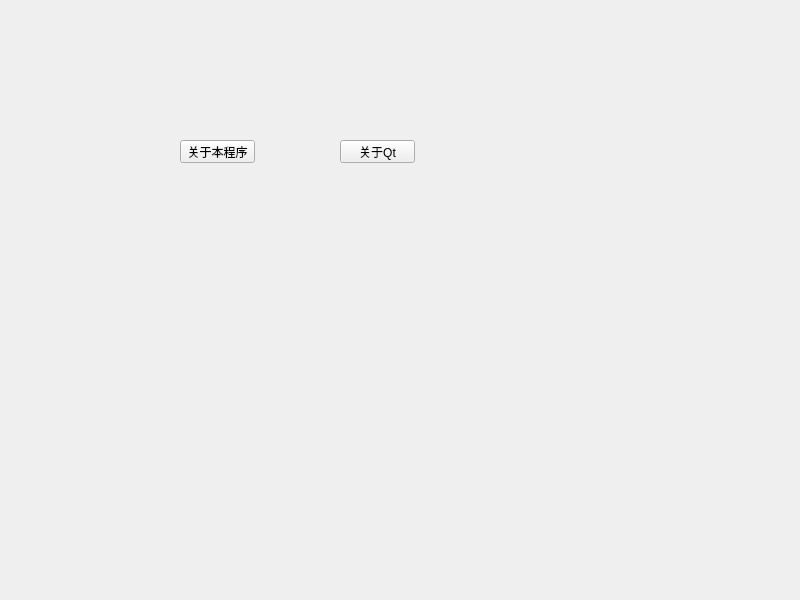
<?xml version="1.0" encoding="UTF-8"?>
<ui version="4.0">
 <class>Widget</class>
 <widget class="QWidget" name="Widget">
  <property name="geometry">
   <rect>
    <x>0</x>
    <y>0</y>
    <width>800</width>
    <height>600</height>
   </rect>
  </property>
  <property name="windowTitle">
   <string>Widget</string>
  </property>
  <widget class="QPushButton" name="btnAbout">
   <property name="geometry">
    <rect>
     <x>180</x>
     <y>140</y>
     <width>75</width>
     <height>23</height>
    </rect>
   </property>
   <property name="text">
    <string>关于本程序</string>
   </property>
  </widget>
  <widget class="QPushButton" name="btnAboutQt">
   <property name="geometry">
    <rect>
     <x>340</x>
     <y>140</y>
     <width>75</width>
     <height>23</height>
    </rect>
   </property>
   <property name="text">
    <string>关于Qt</string>
   </property>
  </widget>
 </widget>
 <resources/>
 <connections/>
</ui>
